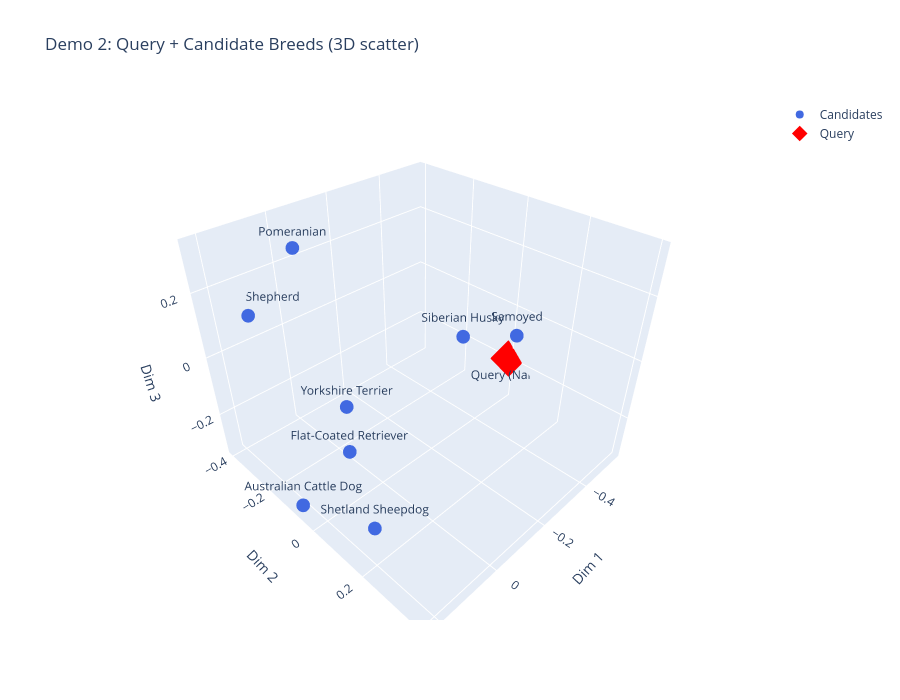

Write notebook code for a chart like this one.
### Markdown cell above
---
## 6️⃣ Demo 2 3D Scatter (Query + Candidates)

3D projection showing query and candidate breed proximity.

### Code cell
# Demo 2: Scatter 3D (query + candidates)
print("🧭 Demo 2 3D Candidate Space (Query + Candidates)\n")

if 'nami_retrieved_docs' not in globals() or not nami_retrieved_docs:
    raise ValueError('Run Demo 2 retrieval cells first (B and C sections).')

candidate_breeds = []
for d in nami_retrieved_docs:
    b = d.get('metadata', {}).get('breed', 'Unknown')
    if b not in candidate_breeds:
        candidate_breeds.append(b)
candidate_breeds = candidate_breeds[:10]

breed_vecs = []
for b in candidate_breeds:
    txt = next((d.get('content','') for d in nami_retrieved_docs if d.get('metadata', {}).get('breed') == b), '')
    breed_vecs.append(rag_engine_mm.doc_processor.embedding_model.encode(txt, convert_to_numpy=True))

q_text = nami_query if 'nami_query' in globals() else demo2_question
q_vec = rag_engine_mm.doc_processor.embedding_model.encode(q_text, convert_to_numpy=True)
M = np.vstack([q_vec] + breed_vecs).astype(float)
labels = ['Query (Nami)'] + candidate_breeds

Mc = M - M.mean(axis=0, keepdims=True)
_, _, vt = np.linalg.svd(Mc, full_matrices=False)
coords3 = Mc @ vt[:3].T

fig = go.Figure()
fig.add_trace(go.Scatter3d(
    x=coords3[1:, 0], y=coords3[1:, 1], z=coords3[1:, 2],
    mode='markers+text',
    text=candidate_breeds,
    textposition='top center',
    marker=dict(size=8, color='royalblue'),
    name='Candidates'
))
fig.add_trace(go.Scatter3d(
    x=[coords3[0,0]], y=[coords3[0,1]], z=[coords3[0,2]],
    mode='markers+text',
    text=['Query (Nami)'],
    textposition='bottom center',
    marker=dict(size=12, color='red', symbol='diamond'),
    name='Query'
))
fig.update_layout(
    title='Demo 2: Query + Candidate Breeds (3D scatter)',
    scene=dict(xaxis_title='Dim 1', yaxis_title='Dim 2', zaxis_title='Dim 3'),
    height=700
)
fig.show()

### Figure 1 — Plotly figure (JSON) as saved in the notebook; plotly's stock layout.template omitted (floating-point values rounded to 4 significant figures)
{"data": [{"marker": {"color": "royalblue", "size": 8}, "mode": "markers+text", "name": "Candidates", "text": ["Siberian Husky", "Pomeranian", "Shetland Sheepdog", "Flat-Coated Retriever", "Australian Cattle Dog", "Yorkshire Terrier", "German Shepherd", "Samoyed"], "textposition": "top center", "type": "scatter3d", "x": [-0.3047, -0.01155, 0.1514, 0.2185, 0.223, 0.1774, 0.1155, -0.01915], "y": [0.01694, -0.3345, 0.1391, 0.1538, -0.07605, 0.1011, -0.398, 0.3963], "z": [0.01794, 0.2692, -0.3025, 0.0211, -0.3292, 0.09376, 0.08881, 0.3271]}, {"marker": {"color": "red", "size": 12, "symbol": "diamond"}, "mode": "markers+text", "name": "Query", "text": ["Query (Nami)"], "textposition": "bottom center", "type": "scatter3d", "x": [-0.5504], "y": [0.001346], "z": [-0.1863]}], "layout": {"height": 700, "scene": {"xaxis": {"title": {"text": "Dim 1"}}, "yaxis": {"title": {"text": "Dim 2"}}, "zaxis": {"title": {"text": "Dim 3"}}}, "title": {"text": "Demo 2: Query + Candidate Breeds (3D scatter)"}}}
